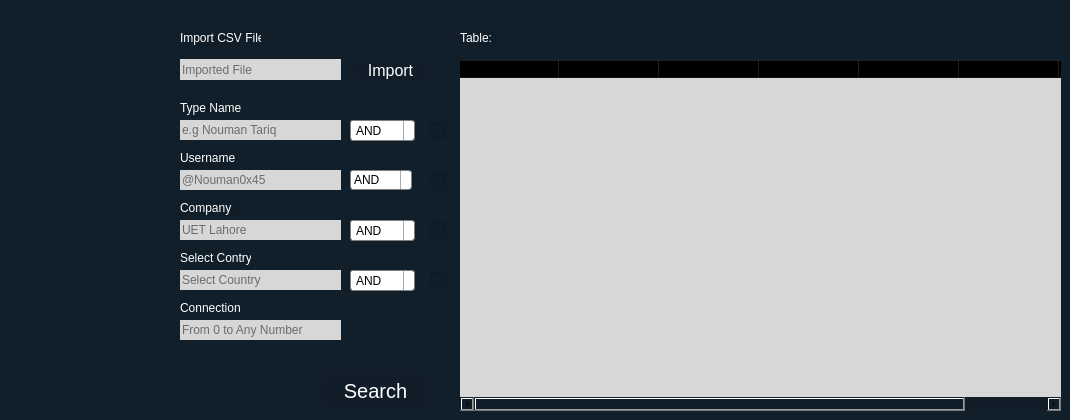
     <widget class="QWidget" name="tab">
      <property name="styleSheet">
       <string notr="true">background-color:rgba(16, 30, 41, 240);
border:none</string>
      </property>
      <attribute name="title">
       <string>Page</string>
      </attribute>
      <widget class="QLabel" name="label_14">
       <property name="geometry">
        <rect>
         <x>460</x>
         <y>30</y>
         <width>41</width>
         <height>16</height>
        </rect>
       </property>
       <property name="styleSheet">
        <string notr="true">color:white
</string>
       </property>
       <property name="text">
        <string>Table:</string>
       </property>
      </widget>
      <widget class="QLabel" name="label_15">
       <property name="geometry">
        <rect>
         <x>180</x>
         <y>30</y>
         <width>81</width>
         <height>16</height>
        </rect>
       </property>
       <property name="styleSheet">
        <string notr="true">color:white
</string>
       </property>
       <property name="text">
        <string>Import CSV File:</string>
       </property>
      </widget>
      <widget class="QLineEdit" name="lineEdit_3">
       <property name="geometry">
        <rect>
         <x>180</x>
         <y>59</y>
         <width>161</width>
         <height>21</height>
        </rect>
       </property>
       <property name="styleSheet">
        <string notr="true">background-color:rgb(215, 215, 215)
</string>
       </property>
       <property name="text">
        <string/>
       </property>
       <property name="placeholderText">
        <string>Imported File</string>
       </property>
      </widget>
      <widget class="QPushButton" name="pushButton_13">
       <property name="geometry">
        <rect>
         <x>350</x>
         <y>60</y>
         <width>81</width>
         <height>21</height>
        </rect>
       </property>
       <property name="font">
        <font>
         <pointsize>12</pointsize>
        </font>
       </property>
       <property name="styleSheet">
        <string notr="true">QPushButton {
   background-color:rgb(17, 30, 42);
	border: none;
   color: white;
    border-radius:10px;
}
QPushButton:hover {
	background-color: rgba(0,125,236,255);
}
QPushButton:pressed {	
	background-color: white;
   color : black
}</string>
       </property>
       <property name="text">
        <string>Import</string>
       </property>
      </widget>
      <widget class="QLineEdit" name="lineEdit_4">
       <property name="geometry">
        <rect>
         <x>180</x>
         <y>120</y>
         <width>161</width>
         <height>20</height>
        </rect>
       </property>
       <property name="styleSheet">
        <string notr="true">background-color:rgb(215, 215, 215)
</string>
       </property>
       <property name="text">
        <string/>
       </property>
       <property name="placeholderText">
        <string>e.g Nouman Tariq</string>
       </property>
      </widget>
      <widget class="QLabel" name="label_16">
       <property name="geometry">
        <rect>
         <x>180</x>
         <y>100</y>
         <width>61</width>
         <height>16</height>
        </rect>
       </property>
       <property name="styleSheet">
        <string notr="true">color:white
</string>
       </property>
       <property name="text">
        <string>Type Name:</string>
       </property>
      </widget>
      <widget class="QLabel" name="label_17">
       <property name="geometry">
        <rect>
         <x>180</x>
         <y>150</y>
         <width>61</width>
         <height>16</height>
        </rect>
       </property>
       <property name="styleSheet">
        <string notr="true">color:white
</string>
       </property>
       <property name="text">
        <string>Username</string>
       </property>
      </widget>
      <widget class="QLineEdit" name="lineEdit_5">
       <property name="geometry">
        <rect>
         <x>180</x>
         <y>170</y>
         <width>161</width>
         <height>20</height>
        </rect>
       </property>
       <property name="styleSheet">
        <string notr="true">background-color:rgb(215, 215, 215)
</string>
       </property>
       <property name="text">
        <string/>
       </property>
       <property name="placeholderText">
        <string>@Nouman0x45</string>
       </property>
      </widget>
      <widget class="QLabel" name="label_18">
       <property name="geometry">
        <rect>
         <x>180</x>
         <y>200</y>
         <width>61</width>
         <height>16</height>
        </rect>
       </property>
       <property name="styleSheet">
        <string notr="true">color:white
</string>
       </property>
       <property name="text">
        <string>Company</string>
       </property>
      </widget>
      <widget class="QLineEdit" name="lineEdit_6">
       <property name="geometry">
        <rect>
         <x>180</x>
         <y>220</y>
         <width>161</width>
         <height>20</height>
        </rect>
       </property>
       <property name="styleSheet">
        <string notr="true">background-color:rgb(215, 215, 215)
</string>
       </property>
       <property name="text">
        <string/>
       </property>
       <property name="placeholderText">
        <string>UET Lahore</string>
       </property>
      </widget>
      <widget class="QLabel" name="label_19">
       <property name="geometry">
        <rect>
         <x>180</x>
         <y>300</y>
         <width>61</width>
         <height>16</height>
        </rect>
       </property>
       <property name="styleSheet">
        <string notr="true">color:white
</string>
       </property>
       <property name="text">
        <string>Connections</string>
       </property>
      </widget>
      <widget class="QLabel" name="label_21">
       <property name="geometry">
        <rect>
         <x>180</x>
         <y>250</y>
         <width>71</width>
         <height>16</height>
        </rect>
       </property>
       <property name="styleSheet">
        <string notr="true">color:white
</string>
       </property>
       <property name="text">
        <string>Select Contry</string>
       </property>
      </widget>
      <widget class="QPushButton" name="pushButton_14">
       <property name="geometry">
        <rect>
         <x>320</x>
         <y>370</y>
         <width>111</width>
         <height>41</height>
        </rect>
       </property>
       <property name="font">
        <font>
         <pointsize>15</pointsize>
        </font>
       </property>
       <property name="styleSheet">
        <string notr="true">QPushButton {
   background-color:rgb(17, 30, 42);
	border: none;
   color: white;
    border-radius:10px;
}
QPushButton:hover {
	background-color: rgba(0,125,236,255);
}
QPushButton:pressed {	
	background-color: white;
   color : black
}</string>
       </property>
       <property name="text">
        <string>Search</string>
       </property>
      </widget>
      <widget class="QComboBox" name="comboBox_6">
       <property name="geometry">
        <rect>
         <x>350</x>
         <y>120</y>
         <width>65</width>
         <height>21</height>
        </rect>
       </property>
       <property name="minimumSize">
        <size>
         <width>62</width>
         <height>0</height>
        </size>
       </property>
       <property name="maximumSize">
        <size>
         <width>65</width>
         <height>60</height>
        </size>
       </property>
       <property name="styleSheet">
        <string notr="true">QComboBox {
    border: 1px solid gray;
    border-radius: 3px;
    padding: 1px 18px 1px 3px;
    min-width: 3em;
}

QComboBox:editable {
    background: white;
}

QComboBox:!editable, QComboBox::drop-down:editable {
     background: qlineargradient(x1: 0, y1: 0, x2: 0, y2: 1,
                                 stop: 0 #E1E1E1, stop: 0.4 #DDDDDD,
                                 stop: 0.5 #D8D8D8, stop: 1.0 #D3D3D3);
}

/* QComboBox gets the &quot;on&quot; state when the popup is open */
QComboBox:!editable:on, QComboBox::drop-down:editable:on {
    background: qlineargradient(x1: 0, y1: 0, x2: 0, y2: 1,
                                stop: 0 #D3D3D3, stop: 0.4 #D8D8D8,
                                stop: 0.5 #DDDDDD, stop: 1.0 #E1E1E1);
}

QComboBox:on { /* shift the text when the popup opens */
    padding-top: 3px;
    padding-left: 4px;
}

QComboBox::drop-down {
    subcontrol-origin: padding;
    subcontrol-position: top right;
    width: 10px;

    border-left-width: 1px;
    border-left-color: darkgray;
    border-left-style: solid; /* just a single line */
    border-top-right-radius: 3px; /* same radius as the QComboBox */
    border-bottom-right-radius: 3px;
}

</string>
       </property>
       <property name="editable">
        <bool>true</bool>
       </property>
       <property name="sizeAdjustPolicy">
        <enum>QComboBox::AdjustToMinimumContentsLength</enum>
       </property>
       <property name="iconSize">
        <size>
         <width>15</width>
         <height>15</height>
        </size>
       </property>
       <item>
        <property name="text">
         <string>AND</string>
        </property>
       </item>
       <item>
        <property name="text">
         <string>OR</string>
        </property>
       </item>
      </widget>
      <widget class="QComboBox" name="comboBox_7">
       <property name="geometry">
        <rect>
         <x>350</x>
         <y>170</y>
         <width>65</width>
         <height>20</height>
        </rect>
       </property>
       <property name="minimumSize">
        <size>
         <width>62</width>
         <height>0</height>
        </size>
       </property>
       <property name="maximumSize">
        <size>
         <width>65</width>
         <height>65</height>
        </size>
       </property>
       <property name="styleSheet">
        <string notr="true">QComboBox {
    border: 1px solid gray;
    border-radius: 3px;
    padding: 1px 18px 1px 3px;
    min-width: 3em;
}

QComboBox:editable {
    background: white;
}

QComboBox:!editable, QComboBox::drop-down:editable {
     background: qlineargradient(x1: 0, y1: 0, x2: 0, y2: 1,
                                 stop: 0 #E1E1E1, stop: 0.4 #DDDDDD,
                                 stop: 0.5 #D8D8D8, stop: 1.0 #D3D3D3);
}

/* QComboBox gets the &quot;on&quot; state when the popup is open */
QComboBox:!editable:on, QComboBox::drop-down:editable:on {
    background: qlineargradient(x1: 0, y1: 0, x2: 0, y2: 1,
                                stop: 0 #D3D3D3, stop: 0.4 #D8D8D8,
                                stop: 0.5 #DDDDDD, stop: 1.0 #E1E1E1);
}

QComboBox:on { /* shift the text when the popup opens */
    padding-top: 3px;
    padding-left: 4px;
}

QComboBox::drop-down {
    subcontrol-origin: padding;
    subcontrol-position: top right;
    width: 10px;

    border-left-width: 1px;
    border-left-color: darkgray;
    border-left-style: solid; /* just a single line */
    border-top-right-radius: 3px; /* same radius as the QComboBox */
    border-bottom-right-radius: 3px;
}

</string>
       </property>
       <property name="editable">
        <bool>true</bool>
       </property>
       <property name="sizeAdjustPolicy">
        <enum>QComboBox::AdjustToContents</enum>
       </property>
       <property name="iconSize">
        <size>
         <width>15</width>
         <height>15</height>
        </size>
       </property>
       <item>
        <property name="text">
         <string>AND</string>
        </property>
       </item>
       <item>
        <property name="text">
         <string>OR</string>
        </property>
       </item>
      </widget>
      <widget class="QComboBox" name="comboBox_8">
       <property name="geometry">
        <rect>
         <x>350</x>
         <y>220</y>
         <width>65</width>
         <height>21</height>
        </rect>
       </property>
       <property name="minimumSize">
        <size>
         <width>62</width>
         <height>0</height>
        </size>
       </property>
       <property name="maximumSize">
        <size>
         <width>65</width>
         <height>16777215</height>
        </size>
       </property>
       <property name="styleSheet">
        <string notr="true">QComboBox {
    border: 1px solid gray;
    border-radius: 3px;
    padding: 1px 18px 1px 3px;
    min-width: 3em;
}

QComboBox:editable {
    background: white;
}

QComboBox:!editable, QComboBox::drop-down:editable {
     background: qlineargradient(x1: 0, y1: 0, x2: 0, y2: 1,
                                 stop: 0 #E1E1E1, stop: 0.4 #DDDDDD,
                                 stop: 0.5 #D8D8D8, stop: 1.0 #D3D3D3);
}

/* QComboBox gets the &quot;on&quot; state when the popup is open */
QComboBox:!editable:on, QComboBox::drop-down:editable:on {
    background: qlineargradient(x1: 0, y1: 0, x2: 0, y2: 1,
                                stop: 0 #D3D3D3, stop: 0.4 #D8D8D8,
                                stop: 0.5 #DDDDDD, stop: 1.0 #E1E1E1);
}

QComboBox:on { /* shift the text when the popup opens */
    padding-top: 3px;
    padding-left: 4px;
}

QComboBox::drop-down {
    subcontrol-origin: padding;
    subcontrol-position: top right;
    width: 10px;

    border-left-width: 1px;
    border-left-color: darkgray;
    border-left-style: solid; /* just a single line */
    border-top-right-radius: 3px; /* same radius as the QComboBox */
    border-bottom-right-radius: 3px;
}

</string>
       </property>
       <property name="editable">
        <bool>true</bool>
       </property>
       <property name="iconSize">
        <size>
         <width>15</width>
         <height>15</height>
        </size>
       </property>
       <item>
        <property name="text">
         <string>AND</string>
        </property>
       </item>
       <item>
        <property name="text">
         <string>OR</string>
        </property>
       </item>
      </widget>
      <widget class="QComboBox" name="comboBox_9">
       <property name="geometry">
        <rect>
         <x>350</x>
         <y>270</y>
         <width>65</width>
         <height>21</height>
        </rect>
       </property>
       <property name="minimumSize">
        <size>
         <width>62</width>
         <height>0</height>
        </size>
       </property>
       <property name="maximumSize">
        <size>
         <width>65</width>
         <height>16777215</height>
        </size>
       </property>
       <property name="styleSheet">
        <string notr="true">QComboBox {
    border: 1px solid gray;
    border-radius: 3px;
    padding: 1px 18px 1px 3px;
    min-width: 3em;
}

QComboBox:editable {
    background: white;
}

QComboBox:!editable, QComboBox::drop-down:editable {
     background: qlineargradient(x1: 0, y1: 0, x2: 0, y2: 1,
                                 stop: 0 #E1E1E1, stop: 0.4 #DDDDDD,
                                 stop: 0.5 #D8D8D8, stop: 1.0 #D3D3D3);
}

/* QComboBox gets the &quot;on&quot; state when the popup is open */
QComboBox:!editable:on, QComboBox::drop-down:editable:on {
    background: qlineargradient(x1: 0, y1: 0, x2: 0, y2: 1,
                                stop: 0 #D3D3D3, stop: 0.4 #D8D8D8,
                                stop: 0.5 #DDDDDD, stop: 1.0 #E1E1E1);
}

QComboBox:on { /* shift the text when the popup opens */
    padding-top: 3px;
    padding-left: 4px;
}

QComboBox::drop-down {
    subcontrol-origin: padding;
    subcontrol-position: top right;
    width: 10px;

    border-left-width: 1px;
    border-left-color: darkgray;
    border-left-style: solid; /* just a single line */
    border-top-right-radius: 3px; /* same radius as the QComboBox */
    border-bottom-right-radius: 3px;
}

</string>
       </property>
       <property name="editable">
        <bool>true</bool>
       </property>
       <property name="iconSize">
        <size>
         <width>15</width>
         <height>15</height>
        </size>
       </property>
       <item>
        <property name="text">
         <string>AND</string>
        </property>
       </item>
       <item>
        <property name="text">
         <string>OR</string>
        </property>
       </item>
      </widget>
      <widget class="QTableWidget" name="tableWidget_5">
       <property name="geometry">
        <rect>
         <x>460</x>
         <y>60</y>
         <width>601</width>
         <height>351</height>
        </rect>
       </property>
       <property name="styleSheet">
        <string notr="true">QTableWidget {

background-color:rgb(215, 215, 215);
color:black;


}</string>
       </property>
       <column>
        <property name="text">
         <string>Full Name</string>
        </property>
       </column>
       <column>
        <property name="text">
         <string>Username</string>
        </property>
       </column>
       <column>
        <property name="text">
         <string>Connections</string>
        </property>
       </column>
       <column>
        <property name="text">
         <string>Country</string>
        </property>
       </column>
       <column>
        <property name="text">
         <string>Company</string>
        </property>
       </column>
       <column>
        <property name="text">
         <string>Job Designation</string>
        </property>
       </column>
       <column>
        <property name="text">
         <string>Address</string>
        </property>
       </column>
      </widget>
      <widget class="QCheckBox" name="checkBox">
       <property name="geometry">
        <rect>
         <x>430</x>
         <y>120</y>
         <width>21</width>
         <height>21</height>
        </rect>
       </property>
       <property name="minimumSize">
        <size>
         <width>0</width>
         <height>0</height>
        </size>
       </property>
       <property name="text">
        <string/>
       </property>
      </widget>
      <widget class="QCheckBox" name="checkBox_2">
       <property name="geometry">
        <rect>
         <x>430</x>
         <y>170</y>
         <width>21</width>
         <height>21</height>
        </rect>
       </property>
       <property name="minimumSize">
        <size>
         <width>0</width>
         <height>0</height>
        </size>
       </property>
       <property name="text">
        <string/>
       </property>
      </widget>
      <widget class="QCheckBox" name="checkBox_3">
       <property name="geometry">
        <rect>
         <x>430</x>
         <y>220</y>
         <width>21</width>
         <height>21</height>
        </rect>
       </property>
       <property name="minimumSize">
        <size>
         <width>0</width>
         <height>0</height>
        </size>
       </property>
       <property name="text">
        <string/>
       </property>
      </widget>
      <widget class="QCheckBox" name="checkBox_4">
       <property name="geometry">
        <rect>
         <x>430</x>
         <y>270</y>
         <width>21</width>
         <height>21</height>
        </rect>
       </property>
       <property name="minimumSize">
        <size>
         <width>0</width>
         <height>0</height>
        </size>
       </property>
       <property name="text">
        <string/>
       </property>
      </widget>
      <widget class="QLineEdit" name="lineEdit_9">
       <property name="geometry">
        <rect>
         <x>180</x>
         <y>320</y>
         <width>161</width>
         <height>20</height>
        </rect>
       </property>
       <property name="styleSheet">
        <string notr="true">background-color:rgb(215, 215, 215)
</string>
       </property>
       <property name="text">
        <string/>
       </property>
       <property name="placeholderText">
        <string>From 0 to Any Number</string>
       </property>
      </widget>
      <widget class="QLineEdit" name="lineEdit_10">
       <property name="geometry">
        <rect>
         <x>180</x>
         <y>270</y>
         <width>161</width>
         <height>20</height>
        </rect>
       </property>
       <property name="styleSheet">
        <string notr="true">background-color:rgb(215, 215, 215)
</string>
       </property>
       <property name="text">
        <string/>
       </property>
       <property name="placeholderText">
        <string>Select Country</string>
       </property>
      </widget>
     </widget>
